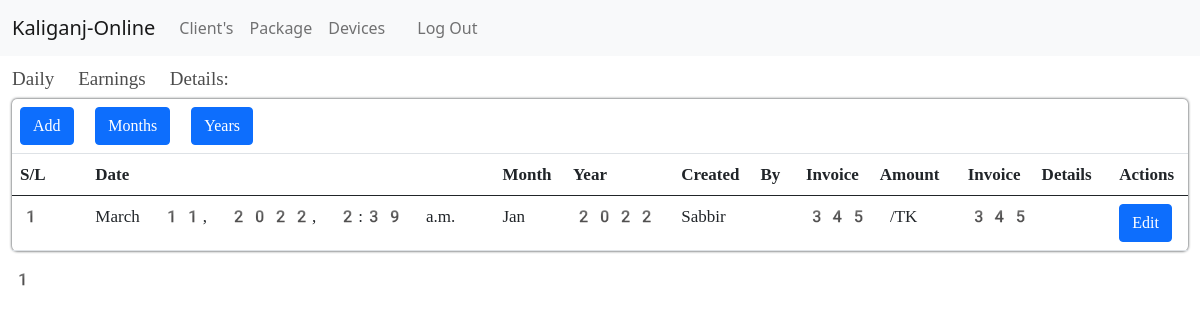
Screenshot of /account/daily_earning/ with the database file from the repository.
### apps/core/models.py (models this page shows, shortened)
class Isp_info(models.Model):
    name = models.CharField(max_length=200)
    address = models.CharField(max_length=200)
    phone = models.CharField(max_length=200)
    email = models.EmailField(max_length=200)
    website = models.URLField(max_length=200)

### apps/account/models.py (models this page shows, shortened)
class Daily_Earn(models.Model):
    Staffs_details = models.ForeignKey(Staffs, on_delete=models.CASCADE)
    date = models.DateTimeField(auto_now_add=True)
    month = models.ForeignKey(Month, on_delete=models.CASCADE)
    year = models.ForeignKey(Year, on_delete=models.CASCADE)
    invoice_amount = models.IntegerField()
    invoice_details = models.CharField(max_length=500)

class Month(models.Model):
    month_name = models.CharField(max_length=20)
    active = models.BooleanField(default=False)
    def __str__(self):
        return self.month_name

class Year(models.Model):
    year_name = models.CharField(max_length=20)
    active = models.BooleanField(default=False)
    def __str__(self):
        return self.year_name

### apps/users/models.py (models this page shows, shortened)
class Staffs(models.Model):
    choice_status = (('Active', 'Active'), ('Inactive', 'Inactive'))
    stafftype = (('Owner', 'Owner'),
                 ('Accountant', 'Accountant'),
                 ('Server Team', 'Server Team'),
                 ('Fiber Team', 'Fiber Team'),
                 ('Support Team', 'Support Team'),
                 ('Sales Team', 'Sales Team'))
    user = models.OneToOneField(User, on_delete=models.CASCADE)
    staffs_Id = models.ForeignKey(
        Staff_Id, on_delete=models.CASCADE, null=True, blank=True)
    address = models.CharField(max_length=245)
    salary = models.FloatField(default=0)
    stafftype = models.CharField(max_length=245, choices=stafftype)
    status = models.CharField(max_length=245, choices=choice_status)

class User(AbstractBaseUser):
    genders = (
        ('Male', 'Male'),
        ('Female', 'Female'),
        ('Others', 'Others'),
    )
    first_name = models.CharField(max_length=245)
    last_name = models.CharField(max_length=245)
    gender = models.CharField(max_length=245, choices=genders)
    email = models.EmailField(max_length=245, unique=True)
    phone = models.CharField(max_length=13, unique=True)
    nid = models.CharField(max_length=13, unique=True)
    timestamp = models.DateTimeField(auto_now_add=True)
    is_active = models.BooleanField(default=True)
    client = models.BooleanField(default=True)
    reseller = models.BooleanField(default=False)
    owner = models.BooleanField(default=False)
    worker = models.BooleanField(default=False)
    staff = models.BooleanField(default=False)
    admin = models.BooleanField(default=False)
    USERNAME_FIELD = 'email'
    REQUIRED_FIELDS = []
    object = UserManager()

### apps/account/views.py (the view)
# urls.py: path('daily_earning/', views.dailyEarningShowing, name='daily-earning'),
def dailyEarningShowing(request):
    isp_info = Isp_info.objects.filter(id=1).first()
    earning = Daily_Earn.objects.all().order_by('-id')
    p = Paginator(earning, 50)
    n = request.GET.get('p')
    earnings = p.get_page(n)
    context = {'isp_info': isp_info, 'earnings': earnings}
    return render(request, 'core/earnings/dailyearnings.html', context)

### apps/account/templates/core/earnings/dailyearnings.html (shortened to what this page needs)
{% extends 'core/account/account_dashboard.html' %}
{% block content %}
<section>
    <div class="container-fluid">
        <div class="base-title">
            <h3>Daily Earnings Details:</h3>
        </div>
        <div class="fiber-details-wrappers">
            <table class="table  table-hover">
                <thead>
                    <tr>
                        <td scope="col"><a class="btn btn-primary" href="{% url 'daily-earning-add' %}">Add</a></td>
                        <td colspan="7"><a class="btn btn-primary" href="{% url 'month-list' %}">Months</a>
                            <a class="btn btn-primary" href="{% url 'year-list' %}">Years</a></td>
                    </tr>
                    <tr>
                        <th scope="col">S/L</th>
                        <th scope="col">Date</th>
                        <th scope="col">Month</th>
                        <th scope="col">Year</th>
                        <th scope="col">Created By</th>
                        <th scope="col">Invoice Amount</th>
                        <th scope="col">Invoice Details</th>
                        <th scope="col">Actions</th>
                    </tr>
                </thead>
                <tbody>
                    {% for i in earnings %}
                    <tr>
                        <th scope="row">{{forloop.counter}}</th>
                        <td>{{i.date}}</td>
                        <td>{{i.month}}</td>
                        <td>{{i.year}}</td>
                        <td>{{i.Staffs_details.user.first_name}}</td>
                        <td>{{i.invoice_amount}} /TK</td>
                        <td>{{i.invoice_details}}</td>
                        <td>
                            <a class="btn btn-primary ml-1" href="{% url 'daily-earning-edit' i.id %}">Edit</a>
                        </td>
                    </tr>
                    {% endfor %}
                </tbody>
            </table>
            {{earnings.number}}
        </div>
    </div>
</section>
{% endblock %}

### apps/core/templates/core/base.html (shortened to what this page needs)
{% load static %}
<!DOCTYPE html>
<html lang="en">
<head>
  <link href="https://cdn.jsdelivr.net/npm/bootstrap@5.0.2/dist/css/bootstrap.min.css" rel="stylesheet">
  <link rel="stylesheet" href="{% static 'core/main.css' %}">
</head>
<body>
  <nav class="navbar navbar-expand-lg navbar-light bg-light">
    <div class="container-fluid">
      <a class="navbar-brand" href="{% url 'inside' %}">{{isp_info.name}}</a>
      <div class="collapse navbar-collapse" id="navbarNav">
        <ul class="navbar-nav">
          {% block navbar %}
          <li class="nav-item">
            <a class="nav-link" href="{% url 'client-show' %}">Client's</a>
          </li>
          <li class="nav-item">
            <a class="nav-link" href="{% url 'package-show' %}">Package</a>
          </li>
          <li class="nav-item">
            <a class="nav-link" href="{% url 'devicesInfo' %}">Devices</a>
          </li>
          {% endblock navbar %}
          <li class="nav-item">
            <a class="nav-link" href="{% url 'user_dashboard' %}">{{request.user.first_name}}</a>
          </li>
          <li class="nav-item">
            <a class="nav-link" href="{% url 'client_logout' %}">Log Out</a>
          </li>
        </ul>
      </div>
    </div>
  </nav>
  {% block content %}{% endblock content %}
</body>
</html>

### static/core/main.css (style rules this page uses)
.base-title h3 { font-size: 19px; margin-top: 1%; font-weight: 500; font-family: emoji; color: #000000b3; }
.fiber-details-wrappers { font-family: emoji; font-size: 17px; }
table { box-shadow: 0px 0px 3px 0px; border-radius: 5px; padding: 1%; }

### rows the page displays
Isp_info: name "Kaliganj-Online"
Daily_Earn: date "March 11, 2022, 2:39 a.m.", month "Jan", year "2022", Staffs_details.user.first_name "Sabbir", invoice_amount "345", invoice_details "345"

### other values shown
{{ earnings.number }} "1"
